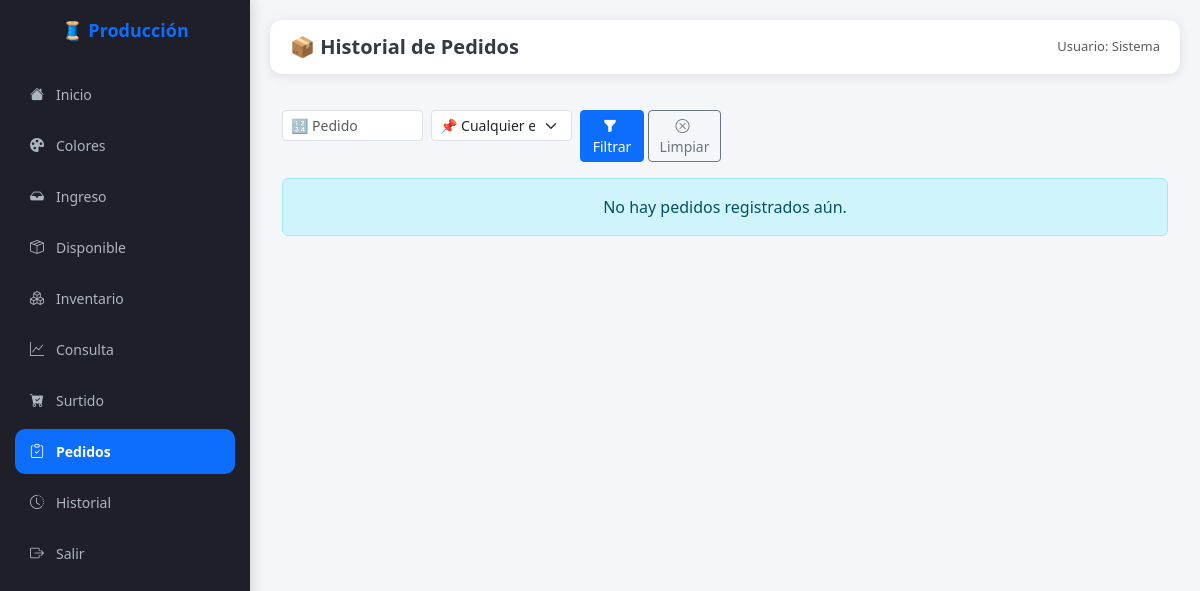
Page /pedidos on the earlier database version.
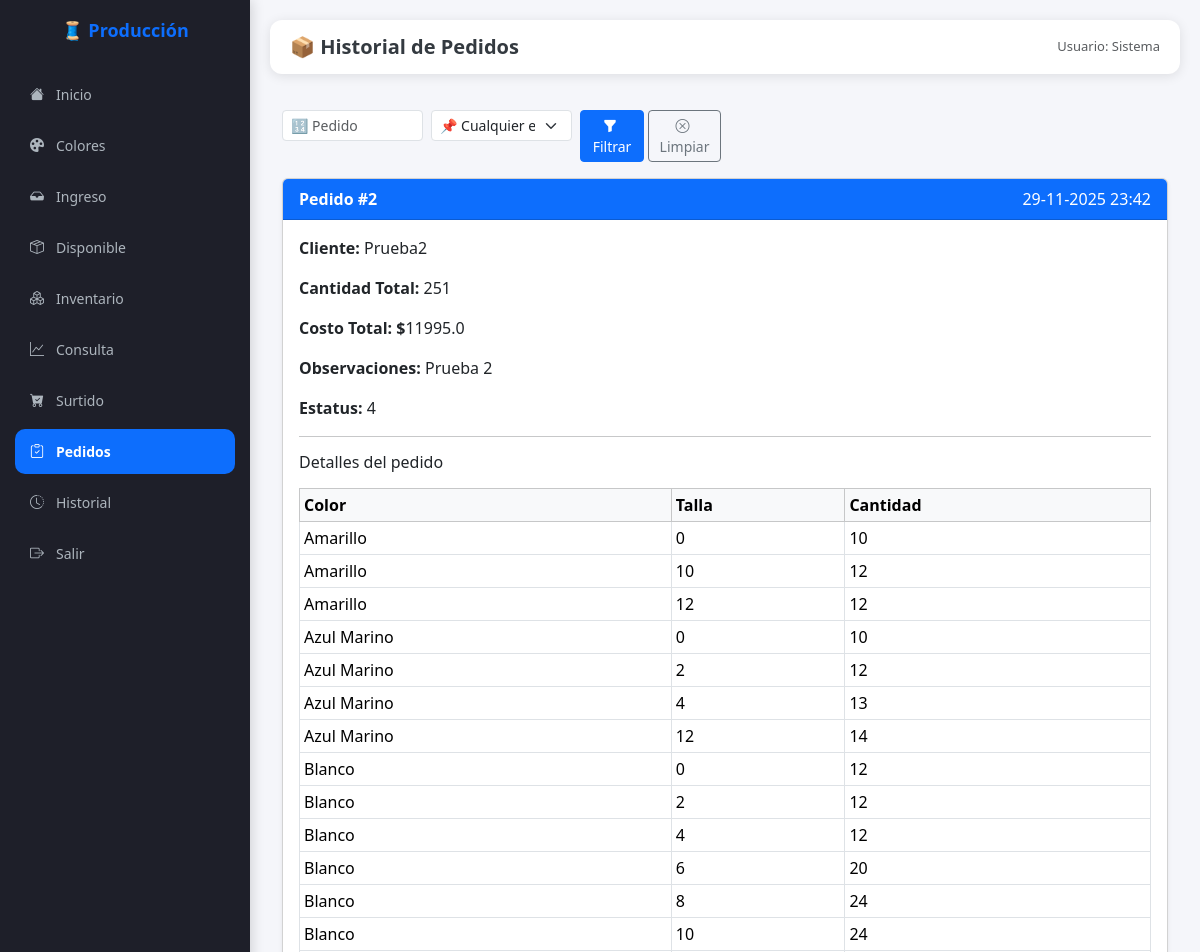
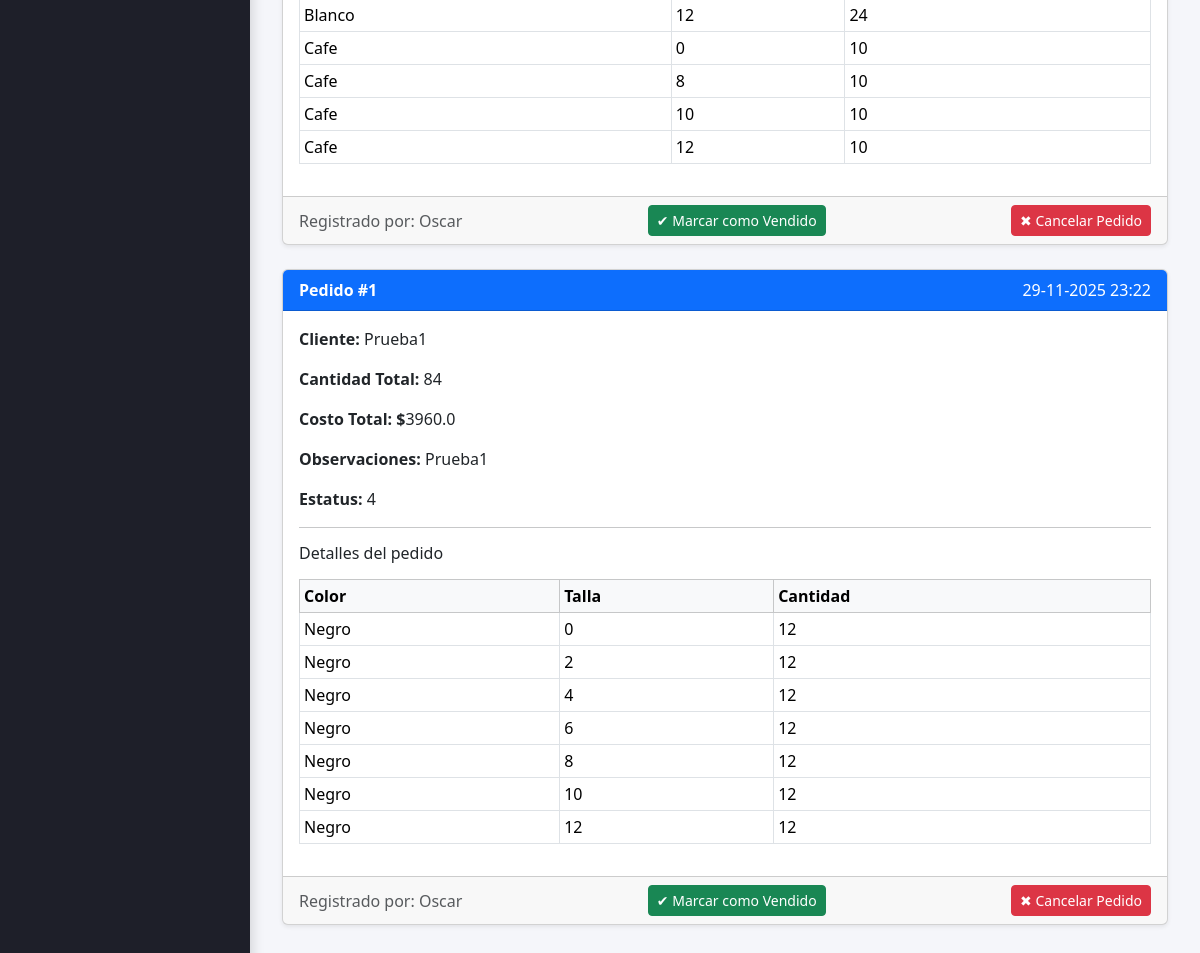
Same page on the later database version (2 pictures, top to bottom).
### modelos.py (models this page shows, shortened)
class Pedido(db.Model):
    __tablename__ = "pedidos"
    id = db.Column(db.Integer, primary_key=True)
    numero_pedido = db.Column(db.Integer, nullable=False)
    cliente = db.Column(db.String(100), nullable=True)
    fecha = db.Column(db.DateTime, default=datetime.utcnow)
    costo_total = db.Column(db.Float, nullable=False, default=0.0)
    observaciones = db.Column(db.Text, nullable=True)
    usuario = db.Column(db.String(50), default="sistema")
    status_pedido = db.Column(db.Integer, db.ForeignKey("status_pedido.id"), nullable=False)

class PedidoDetalle(db.Model):
    __tablename__ = "pedido_detalles"
    id = db.Column(db.Integer, primary_key=True)
    pedido_id = db.Column(
        db.Integer,
        db.ForeignKey("pedidos.id"),
        nullable=False
    )
    color_id = db.Column(
        db.Integer,
        db.ForeignKey("color.id"),
        nullable=False
    )
    talla_id = db.Column(
        db.Integer,
        db.ForeignKey("talla.id"),
        nullable=False
    )
    cantidad = db.Column(db.Integer, nullable=False)
    inventario_status_id = db.Column(
        db.Integer,
        db.ForeignKey("status.id"),
        nullable=False
    )
    pedido = db.relationship("Pedido", backref="detalles")
    color = db.relationship("Color")
    talla = db.relationship("Talla")
    status = db.relationship("Status")  # Opcional, pero útil

class Color(db.Model):
    __tablename__ = "color"
    id = db.Column(db.Integer, primary_key=True)
    nombre = db.Column(db.String(50), unique=True, nullable=False)
    cortes = db.relationship("Corte", back_populates="color")  # 🔥 aquí
    inventarios = db.relationship("Inventario", back_populates="color")  # 🆕 aquí

class Talla(db.Model):
    __tablename__ = "talla"
    id = db.Column(db.Integer, primary_key=True)
    nombre = db.Column(db.String(10), unique=True, nullable=False)
    costo = db.Column(db.Float, nullable=False, default=0.0)
    producciones = db.relationship("Produccion", back_populates="talla")

### app.py (the view)
@app.route("/pedidos")
def ver_pedidos():
    pedidos = Pedido.query.order_by(Pedido.fecha.desc()).all()
    status_pedidos = (StatusPedido.query.order_by(StatusPedido.id.desc()).limit(3).all()[::-1]) # Obtener los 3 ultimos estatus y ordenarlos ascendentemente
    estado_id = request.args.get("estado")
    numero_pedido = request.args.get("numero_pedido", "").strip()
    if estado_id and estado_id != "":
        pedidos = [p for p in pedidos if p.status_pedido == int(estado_id)]
    if numero_pedido:
        pedidos = [p for p in pedidos if str(p.numero_pedido) == numero_pedido]
    return render_template("pedidos.html", pedidos=pedidos, status_pedidos=status_pedidos)

### templates/pedidos.html (shortened to what this page needs)
{% extends "base.html" %}
{% block header %}📦 Historial de Pedidos{% endblock %}
{% block content %}
<div class="container py-3">
    <form class="row g-2 mb-3" method="GET" action="{{ url_for('ver_pedidos') }}">
    <div class="col-6 col-md-2">
      <input type="text" name="numero_pedido" class="form-control form-control-sm"
             placeholder="🔢 Pedido" value="{{ request.args.get('numero_pedido','') }}">
    </div>
    <div class="col-6 col-md-2">
        <select name="estado" class="form-select form-select-sm">
        <option value="">📌 Cualquier estado</option>
        </select>
    </div>
    <div class="col-6 col-md-2 d-flex gap-1">
        <button class="btn btn-primary btn-sm flex-fill" type="submit">
        <i class="bi bi-funnel-fill me-1"></i> Filtrar
        </button>
        <a href="{{ url_for('ver_pedidos') }}" class="btn btn-outline-secondary btn-sm flex-fill">
        <i class="bi bi-x-circle me-1"></i> Limpiar
        </a>
    </div>
    </form>
    {% if pedidos %}
        {% for pedido in pedidos %}
        <div class="card shadow-sm mb-4">
            <div class="card-header bg-primary text-white d-flex justify-content-between align-items-center">
                <span><strong>Pedido #{{ pedido.numero_pedido }}</strong></span>
                <span>{{ pedido.fecha.strftime('%d-%m-%Y %H:%M') }}</span>
            </div>
            <div class="card-body">
                <p><strong>Cliente:</strong> {{ pedido.cliente or "Sin especificar" }}</p>
                <p><strong>Cantidad Total:</strong> {{ pedido.detalles | sum(attribute='cantidad') }}</p>
                <p><strong>Costo Total: $</strong>{{ pedido.costo_total }}</p>
                <p><strong>Observaciones:</strong> {{ pedido.observaciones or "N/A" }}</p>
                <p><strong>Estatus:</strong> {{ pedido.status_pedido or "N/A" }}</p>
                <hr>
                <h6 class="mb-3">Detalles del pedido</h6>
                {% if pedido.detalles %}
                    <div class="table-responsive">
                        <table class="table table-sm table-bordered align-middle">
                            <thead class="table-light">
                                <tr>
                                    <th>Color</th>
                                    <th>Talla</th>
                                    <th>Cantidad</th>
                                </tr>
                            </thead>
                            <tbody>
                                {% for d in pedido.detalles %}
                                <tr>
                                    <td>{{ d.color.nombre }}</td>
                                    <td>{{ d.talla.nombre }}</td>
                                    <td>{{ d.cantidad }}</td>
                                </tr>
                                {% endfor %}
                            </tbody>
                        </table>
                    </div>
                {% else %}
                    <div class="alert alert-warning mb-0">
                        Este pedido aún no tiene detalles registrados.
                    </div>
                {% endif %}
            </div>
            <div class="card-footer text-muted d-flex justify-content-between align-items-center">
                <span>Registrado por: {{ pedido.usuario }}</span>
                {% if pedido.status_pedido != 5 and pedido.status_pedido != 6 %}
                    <button class="btn btn-success btn-sm" onclick="marcarVendido({{ pedido.id }})">
                        ✔ Marcar como Vendido
                    </button>
                    <button class="btn btn-danger btn-sm" onclick="cancelarPedido({{ pedido.id }})">
                        ✖ Cancelar Pedido
                    </button>
                {% elif pedido.status_pedido == 5 %}
                    <span class="badge bg-success">VENDIDO</span>
                {% elif pedido.status_pedido == 6 %}
                    <span class="badge bg-danger">CANCELADO</span>
                {% endif %}
            </div>
        </div>
        {% endfor %}
    {% else %}
        <div class="alert alert-info text-center">
            No hay pedidos registrados aún.
        </div>
    {% endif %}
</div>
{% endblock %}

### templates/base.html (shortened to what this page needs)
<!DOCTYPE html>
<html lang="es">
<head>
    <link href="https://cdn.jsdelivr.net/npm/bootstrap@5.3.2/dist/css/bootstrap.min.css" rel="stylesheet">
    <link href="https://cdn.jsdelivr.net/npm/bootstrap-icons@1.11.1/font/bootstrap-icons.css" rel="stylesheet">
</head>
<body>
    <div class="sidebar">
        <h3>🧵 Producción</h3>
        <a href="{{ url_for('inicio') }}" title="Inicio">
            <i class="bi bi-house-fill"></i>
            <span>Inicio</span>
        </a>
        <a href="{{ url_for('gestionar_colores') }}" title="Colores">
            <i class="bi bi-palette-fill"></i>
            <span>Colores</span>
        </a>
        <a href="{{ url_for('ingreso_manual') }}" title="Ingreso Manual">
            <i class="bi bi-inbox-fill"></i>
            <span>Ingreso</span>
        </a>
        <a href="{{ url_for('inventario_disponible') }}" title="Inventario Disponible">
            <i class="bi bi-box-seam"></i>
            <span>Disponible</span>
        </a>
        <a href="{{ url_for('inventario_general') }}" title="Inventario General">
            <i class="bi bi-boxes"></i>
            <span>Inventario</span>
        </a>
        <a href="{{ url_for('inventario_dashboard') }}" title="Consulta de Inventario">
            <i class="bi bi-graph-up"></i>
            <span>Consulta</span>
        </a>
        <a href="{{ url_for('surtido') }}" title="Ventana de Surtido">
            <i class="bi bi-cart-check-fill"></i>
            <span>Surtido</span>
        </a>
        <a href="{{ url_for('ver_pedidos') }}" title="Ventana de Pedidos">
            <i class="bi bi-clipboard-check"></i>
            <span>Pedidos</span>
        </a>
        <a href="{{ url_for('ver_historial_inventario') }}" title="Historial de Movimientos">
            <i class="bi bi-clock-history"></i>
            <span>Historial</span>
        </a>
        <a href="{{ url_for('logout') }}" title="Salir">
            <i class="bi bi-box-arrow-right"></i>
            <span>Salir</span>
        </a>
    </div>
    <div class="content">
        <div class="topbar">
            <h5>{% block header %}Panel de Control{% endblock %}</h5>
            <span class="text-muted">Usuario: Sistema</span>
        </div>
        {% block content %}{% endblock %}
    </div>
</body>
</html>

### templates/base.html (style rules this page uses)
* { margin: 0; padding: 0; box-sizing: border-box; }
html, body { height: 100%; width: 100%; }
body { font-family: 'Segoe UI', Tahoma, Geneva, Verdana, sans-serif; background: #f5f6fa; display: flex; flex-direction: column; padding-bottom: 80px; }
.sidebar { height: 100vh; background: #1e1f29; color: #fff; position: fixed; left: 0; top: 0; width: 250px; padding: 20px 15px; display: flex; flex-direction: column; box-shadow: 2px 0 12px rgba(0,0,0,0.15); z-index: 1030; overflow-y: auto; }
.sidebar h3 { font-weight: bold; margin-bottom: 30px; text-align: center; color: #0d6efd; font-size: 18px; }
.sidebar a { color: #adb5bd; text-decoration: none; display: flex; align-items: center; gap: 12px; padding: 12px 15px; border-radius: 10px; transition: all 0.3s ease; font-size: 14px; margin-bottom: 6px; white-space: nowrap; }
.sidebar a.active { background-color: #0d6efd; color: #fff; font-weight: 600; }
.content { margin-left: 250px; padding: 20px; flex: 1; overflow-y: auto; }
.topbar { background: #fff; border-radius: 12px; box-shadow: 0 2px 12px rgba(0,0,0,0.1); padding: 15px 20px; margin-bottom: 20px; display: flex; justify-content: space-between; align-items: center; flex-wrap: wrap; gap: 10px; }
.topbar h5 { font-weight: 600; color: #343a40; margin: 0; font-size: 20px; }
.topbar span { font-size: 13px; color: #6c757d; }

Differences in the rows shown:
added Pedido: numero_pedido "2", fecha "29-11-2025 23:42", cliente "Prueba2", detalles|sum "251", costo_total "11995.0", observaciones "Prueba 2", status_pedido "4", usuario "Oscar"
added PedidoDetalle: color.nombre "Amarillo", talla.nombre "0", cantidad "10", shown under "2"
added PedidoDetalle: color.nombre "Amarillo", talla.nombre "10", cantidad "12", shown under "2"
added PedidoDetalle: color.nombre "Amarillo", talla.nombre "12", cantidad "12", shown under "2"
added PedidoDetalle: color.nombre "Azul Marino", talla.nombre "0", cantidad "10", shown under "2"
added PedidoDetalle: color.nombre "Azul Marino", talla.nombre "2", cantidad "12"
added PedidoDetalle: color.nombre "Azul Marino", talla.nombre "4", cantidad "13", shown under "2"
added PedidoDetalle: color.nombre "Azul Marino", talla.nombre "12", cantidad "14", shown under "2"
added PedidoDetalle: color.nombre "Blanco", talla.nombre "0", cantidad "12", shown under "2"
added PedidoDetalle: color.nombre "Blanco", talla.nombre "2", cantidad "12"
added PedidoDetalle: color.nombre "Blanco", talla.nombre "4", cantidad "12", shown under "2"
added PedidoDetalle: color.nombre "Blanco", talla.nombre "6", cantidad "20", shown under "2"
added PedidoDetalle: color.nombre "Blanco", talla.nombre "8", cantidad "24", shown under "2"
added PedidoDetalle: color.nombre "Blanco", talla.nombre "10", cantidad "24", shown under "2"
added PedidoDetalle: color.nombre "Blanco", talla.nombre "12", cantidad "24", shown under "2"
added PedidoDetalle: color.nombre "Cafe", talla.nombre "0", cantidad "10", shown under "2"
added PedidoDetalle: color.nombre "Cafe", talla.nombre "8", cantidad "10", shown under "2"
added PedidoDetalle: color.nombre "Cafe", talla.nombre "10", cantidad "10", shown under "2"
added PedidoDetalle: color.nombre "Cafe", talla.nombre "12", cantidad "10", shown under "2"
added Pedido: numero_pedido "1", fecha "29-11-2025 23:22", cliente "Prueba1", detalles|sum "84", costo_total "3960.0", observaciones "Prueba1", status_pedido "4", usuario "Oscar"
added PedidoDetalle: color.nombre "Negro", talla.nombre "0", cantidad "12", shown under "1"
added PedidoDetalle: color.nombre "Negro", talla.nombre "2", cantidad "12", shown under "1"
added PedidoDetalle: color.nombre "Negro", talla.nombre "4", cantidad "12", shown under "1"
added PedidoDetalle: color.nombre "Negro", talla.nombre "6", cantidad "12", shown under "1"
added PedidoDetalle: color.nombre "Negro", talla.nombre "8", cantidad "12", shown under "1"
added PedidoDetalle: color.nombre "Negro", talla.nombre "10", cantidad "12", shown under "1"
added PedidoDetalle: color.nombre "Negro", talla.nombre "12", cantidad "12", shown under "1"
Other differences:
text no longer shown: "No hay pedidos registrados aún."
